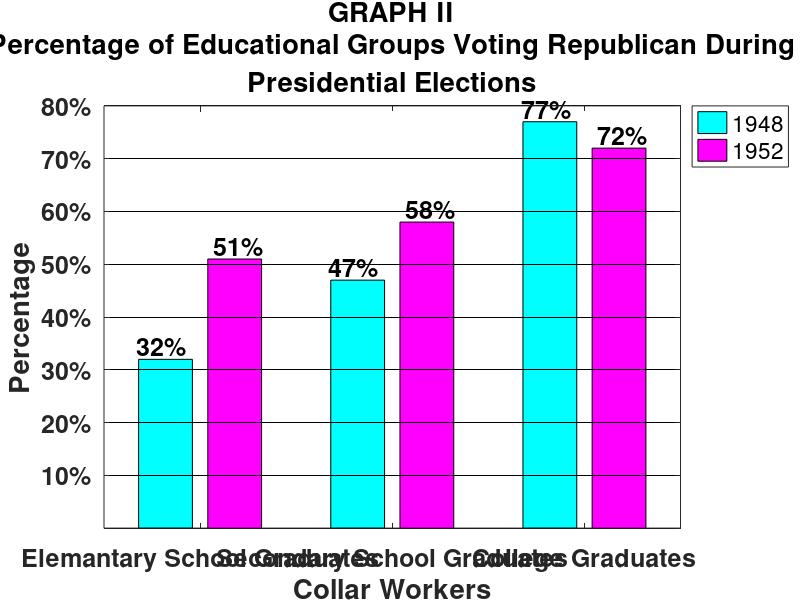

The MATLAB source for this figure: (Note: this script raises an error after producing the figure.)
clear all; close all; clc;
fs=24; fs2=22;
fs3=18; fs4=18;
lw=5; ms=25;
%%%%%%%%%%%%%%%%%%%%%%%%%
#npreguntas=2;
#nescala=5;
#data=round(100*rand(nescala,npreguntas))
data=[32 51; 47 58; 77 72];
%%%%%%%%%%%%%%%%%%%%%%%%%%%%
%Grafico de Barra 
h=figure('Position',[1 21 1366 670], ...
'Name',strcat('Percentage of Voting Republican During ', ...
' Presidential Elections'));
hb= bar(data);
%%%%%%%%%%%%%%%%%%%%%%%%%%%%%%
% jet, cubehelix, hsv, rainbow, hot, cool, spring,
% summer, autumn, winter, gray, bone, copper, pink, ocean,
% colorcube, flag, lines, prism, white
ncolor=size(data,2);
opc=randi([1 18]);
%opc=8;
switch(mod(opc,18))
case 1
Mcolor=jet(ncolor);
case 2
Mcolor=cubehelix(ncolor);
case 3
Mcolor=hsv(ncolor);
case 4
Mcolor=rainbow(ncolor);
case 5
Mcolor=hot(ncolor);
case 6
Mcolor=cool(ncolor);
case 7
Mcolor=spring(ncolor);
case 8
Mcolor=summer(ncolor);
case 9
Mcolor=autumn(ncolor);
case 10
Mcolor=winter(ncolor);
case 11
Mcolor=gray(ncolor);
case 12
Mcolor=bone(ncolor);
case 13
Mcolor=copper(ncolor);
case 14
Mcolor=pink(ncolor);
case 15
Mcolor=ocean(ncolor);
case 16
Mcolor=flag(ncolor);
case 17
Mcolor=lines(ncolor);
case 0
Mcolor=prism(ncolor);
otherwise
endswitch
for i=1:size(data,2)
set(hb(i),"facecolor",Mcolor(i,:))
endfor
%etiqueta de la legenda
acell={'1948','1952'};
hl=legend(acell);
legend(hl,"location","northeastoutside");
set(hl,"fontsize", 30);
%%%%%%%%%%%%%%%%%%%%%%%%%%%%%%
xlabel('Collar Workers','fontsize',fs2,'fontweight','bold');
ylabel('Percentage','fontsize',fs2,'fontweight','bold');
title({'GRAPH II', ....
'Percentage of Educational Groups Voting Republican During', ...
'Presidential Elections'}, ...
'fontsize',0.25*fs,'fontweight','bold');
%%%%%%%%%%%%%%%%%%%%%%%%%%%%
box on;
set(gca,'YTick',0:10:80)
set(gca,'XTick',1:1:4)
lescala={'Elemantary School Graduates', ...
'Secondary School Graduates','College Graduates',''};
set(gca,'XTickLabel',lescala,'fontsize',fs4,'fontweight','bold');
%%%%%%%%%%%%%%%%%%%%%%%%%%%%%%%
% yticklabel
yl=0:10:80;
y2={};
for i=1:length(yl)
if yl(i)==0
y2(i)=strcat(num2str(""));
else
y2(i)=strcat(num2str(yl(i)),"%");
endif
endfor
set(gca,'ytick',yl,'yticklabel',y2);
set(gca,"xminortick","off","xgrid","off", ... 
"ygrid","on","gridalpha",1,'gridcolor',[0 0 0]);
%%%%%%%%%%%%%%%%%%%%%%%%%%%%
% data arriba de las barras
for i=1:5
ht=text(i-0.20,data(i,1)+0.7,strcat(num2str(data(i,1)),"%"));
set(ht,'fontsize',fs3,'fontweight','bold', ...
'verticalalignment','bottom', ...
'horizontalalignment','center')
ht=text(i+0.20,data(i,2)+0.7,strcat(num2str(data(i,2)),"%"));
set(ht,'fontsize',fs3,'fontweight','bold', ...
'verticalalignment','bottom', ...
'horizontalalignment','center')
endfor
%box off;
%verticalalignment:"baseline","bottom","cap","middle","top"
%horizontalalignment: "center","left","right"
